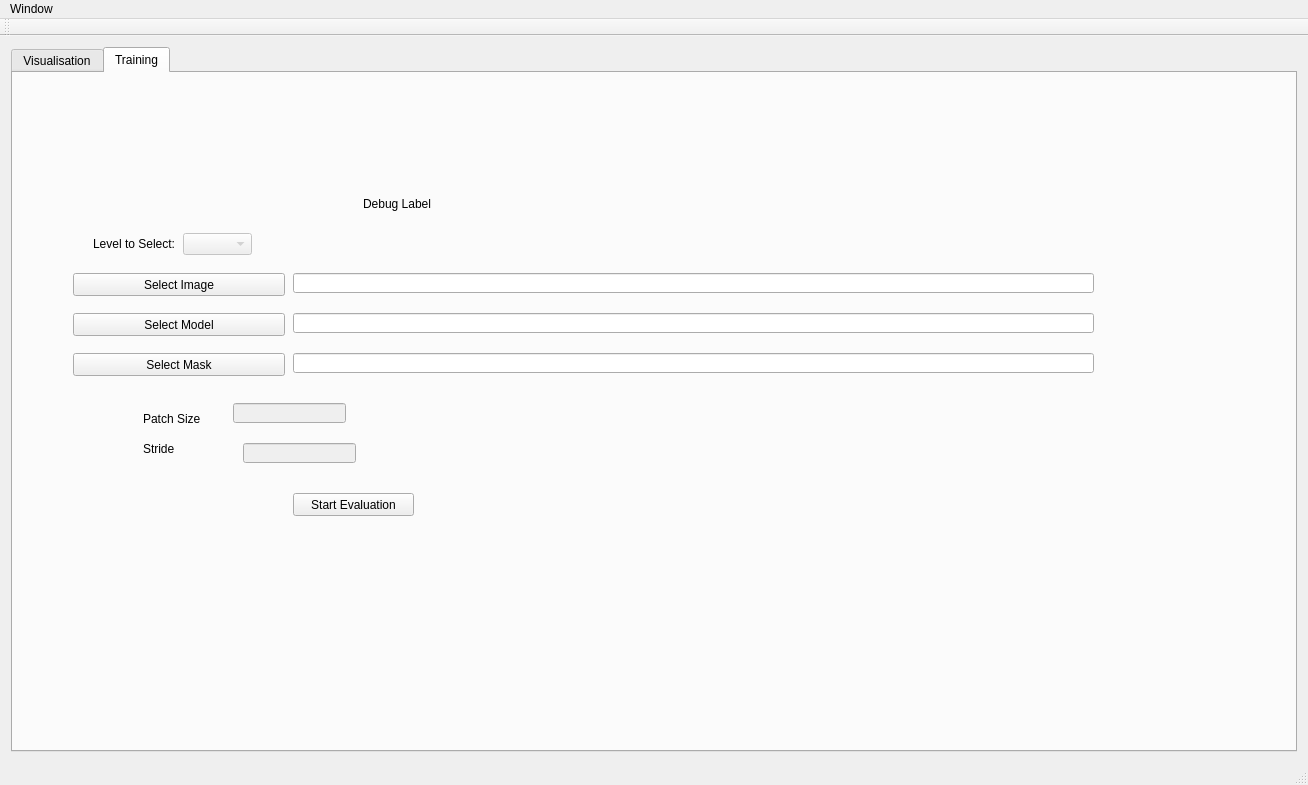
<?xml version="1.0" encoding="UTF-8"?>
<ui version="4.0">
 <class>MainWindow</class>
 <widget class="QMainWindow" name="MainWindow">
  <property name="geometry">
   <rect>
    <x>0</x>
    <y>0</y>
    <width>1306</width>
    <height>772</height>
   </rect>
  </property>
  <property name="sizePolicy">
   <sizepolicy hsizetype="Preferred" vsizetype="Preferred">
    <horstretch>0</horstretch>
    <verstretch>0</verstretch>
   </sizepolicy>
  </property>
  <property name="mouseTracking">
   <bool>true</bool>
  </property>
  <property name="windowTitle">
   <string>MainWindow</string>
  </property>
  <property name="toolTip">
   <string>Inside Main Window</string>
  </property>
  <widget class="QWidget" name="centralWidget">
   <property name="mouseTracking">
    <bool>true</bool>
   </property>
   <layout class="QHBoxLayout" name="horizontalLayout_4">
    <item>
     <widget class="QTabWidget" name="tabs">
      <property name="mouseTracking">
       <bool>true</bool>
      </property>
      <property name="currentIndex">
       <number>1</number>
      </property>
      <property name="movable">
       <bool>false</bool>
      </property>
      <widget class="QWidget" name="vis">
       <property name="minimumSize">
        <size>
         <width>1282</width>
         <height>675</height>
        </size>
       </property>
       <attribute name="title">
        <string>Visualisation</string>
       </attribute>
       <layout class="QHBoxLayout" name="horizontalLayout_5">
        <item>
         <layout class="QVBoxLayout" name="verticalLayout_4">
          <property name="sizeConstraint">
           <enum>QLayout::SetDefaultConstraint</enum>
          </property>
          <property name="leftMargin">
           <number>5</number>
          </property>
          <property name="topMargin">
           <number>5</number>
          </property>
          <property name="rightMargin">
           <number>5</number>
          </property>
          <property name="bottomMargin">
           <number>5</number>
          </property>
          <item>
           <layout class="QVBoxLayout" name="verticalLayout">
            <item>
             <widget class="QPushButton" name="load_image">
              <property name="text">
               <string>Load Image</string>
              </property>
             </widget>
            </item>
            <item>
             <widget class="QPushButton" name="save_image">
              <property name="text">
               <string>PushButton</string>
              </property>
             </widget>
            </item>
            <item>
             <widget class="QLabel" name="info">
              <property name="sizePolicy">
               <sizepolicy hsizetype="Preferred" vsizetype="Preferred">
                <horstretch>0</horstretch>
                <verstretch>0</verstretch>
               </sizepolicy>
              </property>
              <property name="mouseTracking">
               <bool>true</bool>
              </property>
              <property name="text">
               <string>TextLabel</string>
              </property>
             </widget>
            </item>
           </layout>
          </item>
          <item>
           <widget class="QSlider" name="zoomSlider">
            <property name="sizePolicy">
             <sizepolicy hsizetype="Minimum" vsizetype="Fixed">
              <horstretch>0</horstretch>
              <verstretch>0</verstretch>
             </sizepolicy>
            </property>
            <property name="pageStep">
             <number>1</number>
            </property>
            <property name="orientation">
             <enum>Qt::Horizontal</enum>
            </property>
            <property name="tickPosition">
             <enum>QSlider::TicksAbove</enum>
            </property>
            <property name="tickInterval">
             <number>1</number>
            </property>
           </widget>
          </item>
          <item>
           <widget class="QGroupBox" name="overlay_group">
            <property name="sizePolicy">
             <sizepolicy hsizetype="Minimum" vsizetype="Fixed">
              <horstretch>0</horstretch>
              <verstretch>0</verstretch>
             </sizepolicy>
            </property>
            <property name="title">
             <string>GroupBox</string>
            </property>
            <layout class="QGridLayout" name="gridLayout_2">
             <item row="0" column="0">
              <widget class="QCheckBox" name="class_0">
               <property name="text">
                <string>CheckBox</string>
               </property>
              </widget>
             </item>
             <item row="0" column="1">
              <widget class="QCheckBox" name="class_1">
               <property name="text">
                <string>CheckBox</string>
               </property>
              </widget>
             </item>
             <item row="1" column="0">
              <widget class="QCheckBox" name="class_2">
               <property name="text">
                <string>CheckBox</string>
               </property>
              </widget>
             </item>
             <item row="1" column="1">
              <widget class="QCheckBox" name="class_3">
               <property name="text">
                <string>CheckBox</string>
               </property>
              </widget>
             </item>
             <item row="2" column="0">
              <widget class="QCheckBox" name="class_4">
               <property name="text">
                <string>CheckBox</string>
               </property>
              </widget>
             </item>
             <item row="2" column="1">
              <widget class="QCheckBox" name="class_5">
               <property name="text">
                <string>CheckBox</string>
               </property>
              </widget>
             </item>
            </layout>
           </widget>
          </item>
          <item>
           <layout class="QGridLayout" name="gridLayout">
            <property name="leftMargin">
             <number>5</number>
            </property>
            <property name="topMargin">
             <number>5</number>
            </property>
            <property name="rightMargin">
             <number>5</number>
            </property>
            <property name="bottomMargin">
             <number>5</number>
            </property>
            <item row="1" column="1">
             <widget class="QLineEdit" name="current_level">
              <property name="sizePolicy">
               <sizepolicy hsizetype="Minimum" vsizetype="Fixed">
                <horstretch>0</horstretch>
                <verstretch>0</verstretch>
               </sizepolicy>
              </property>
              <property name="readOnly">
               <bool>true</bool>
              </property>
              <property name="placeholderText">
               <string>NA</string>
              </property>
             </widget>
            </item>
            <item row="1" column="0">
             <widget class="QLabel" name="current_level_label">
              <property name="sizePolicy">
               <sizepolicy hsizetype="Minimum" vsizetype="Fixed">
                <horstretch>0</horstretch>
                <verstretch>0</verstretch>
               </sizepolicy>
              </property>
              <property name="text">
               <string>Current Level</string>
              </property>
             </widget>
            </item>
            <item row="0" column="0">
             <widget class="QLineEdit" name="curX">
              <property name="sizePolicy">
               <sizepolicy hsizetype="Minimum" vsizetype="Fixed">
                <horstretch>0</horstretch>
                <verstretch>0</verstretch>
               </sizepolicy>
              </property>
             </widget>
            </item>
            <item row="0" column="1">
             <widget class="QLineEdit" name="curY">
              <property name="sizePolicy">
               <sizepolicy hsizetype="Minimum" vsizetype="Fixed">
                <horstretch>0</horstretch>
                <verstretch>0</verstretch>
               </sizepolicy>
              </property>
             </widget>
            </item>
           </layout>
          </item>
         </layout>
        </item>
        <item>
         <layout class="QVBoxLayout" name="verticalLayout_3">
          <property name="leftMargin">
           <number>5</number>
          </property>
          <property name="topMargin">
           <number>5</number>
          </property>
          <property name="rightMargin">
           <number>5</number>
          </property>
          <property name="bottomMargin">
           <number>5</number>
          </property>
          <item>
           <layout class="QHBoxLayout" name="horizontalLayout_3">
            <property name="leftMargin">
             <number>5</number>
            </property>
            <property name="topMargin">
             <number>5</number>
            </property>
            <property name="rightMargin">
             <number>5</number>
            </property>
            <property name="bottomMargin">
             <number>5</number>
            </property>
            <item>
             <widget class="QComboBox" name="overlay_method">
              <property name="currentIndex">
               <number>0</number>
              </property>
              <item>
               <property name="text">
                <string>Segmentation Mask (by Pixel)</string>
               </property>
              </item>
              <item>
               <property name="text">
                <string>Tumor Region</string>
               </property>
              </item>
              <item>
               <property name="text">
                <string>Heatmap</string>
               </property>
              </item>
              <item>
               <property name="text">
                <string>Nuclei Position</string>
               </property>
              </item>
              <item>
               <property name="text">
                <string>Segmentation Mask (By Patch)</string>
               </property>
              </item>
             </widget>
            </item>
            <item>
             <widget class="QPushButton" name="load_overlay">
              <property name="text">
               <string>Load Overlay</string>
              </property>
             </widget>
            </item>
            <item>
             <widget class="QCheckBox" name="overlay_side_by_side">
              <property name="text">
               <string>Overlay Side-by-Side</string>
              </property>
             </widget>
            </item>
            <item>
             <widget class="QCheckBox" name="check_segmentation">
              <property name="text">
               <string>Segmentation</string>
              </property>
             </widget>
            </item>
            <item>
             <widget class="QCheckBox" name="check_tumor_region">
              <property name="text">
               <string>Tumor Region</string>
              </property>
             </widget>
            </item>
            <item>
             <widget class="QCheckBox" name="check_heatmap">
              <property name="text">
               <string>HeatMap</string>
              </property>
             </widget>
            </item>
            <item>
             <widget class="QCheckBox" name="check_nuclei">
              <property name="text">
               <string>Nuclei Position</string>
              </property>
             </widget>
            </item>
            <item>
             <widget class="QCheckBox" name="check_others">
              <property name="text">
               <string>Others</string>
              </property>
             </widget>
            </item>
           </layout>
          </item>
          <item>
           <layout class="QHBoxLayout" name="horizontalLayout_2">
            <property name="sizeConstraint">
             <enum>QLayout::SetDefaultConstraint</enum>
            </property>
            <property name="leftMargin">
             <number>5</number>
            </property>
            <property name="topMargin">
             <number>5</number>
            </property>
            <property name="rightMargin">
             <number>5</number>
            </property>
            <property name="bottomMargin">
             <number>5</number>
            </property>
            <item>
             <widget class="QLabel" name="orig_image">
              <property name="enabled">
               <bool>true</bool>
              </property>
              <property name="sizePolicy">
               <sizepolicy hsizetype="MinimumExpanding" vsizetype="MinimumExpanding">
                <horstretch>0</horstretch>
                <verstretch>0</verstretch>
               </sizepolicy>
              </property>
              <property name="minimumSize">
               <size>
                <width>0</width>
                <height>0</height>
               </size>
              </property>
              <property name="mouseTracking">
               <bool>true</bool>
              </property>
              <property name="toolTip">
               <string>&quot;Over the Original Image&quot;</string>
              </property>
              <property name="autoFillBackground">
               <bool>false</bool>
              </property>
              <property name="text">
               <string>Original Image</string>
              </property>
              <property name="scaledContents">
               <bool>true</bool>
              </property>
             </widget>
            </item>
            <item>
             <widget class="QLabel" name="overlay_image">
              <property name="enabled">
               <bool>true</bool>
              </property>
              <property name="sizePolicy">
               <sizepolicy hsizetype="MinimumExpanding" vsizetype="MinimumExpanding">
                <horstretch>0</horstretch>
                <verstretch>0</verstretch>
               </sizepolicy>
              </property>
              <property name="minimumSize">
               <size>
                <width>0</width>
                <height>0</height>
               </size>
              </property>
              <property name="mouseTracking">
               <bool>true</bool>
              </property>
              <property name="toolTip">
               <string>&quot;Overlay Image&quot;</string>
              </property>
              <property name="toolTipDuration">
               <number>-1</number>
              </property>
              <property name="text">
               <string>Overlay Image</string>
              </property>
              <property name="scaledContents">
               <bool>true</bool>
              </property>
             </widget>
            </item>
           </layout>
          </item>
         </layout>
        </item>
       </layout>
      </widget>
      <widget class="QWidget" name="training">
       <attribute name="title">
        <string>Training</string>
       </attribute>
       <widget class="QLabel" name="label">
        <property name="geometry">
         <rect>
          <x>350</x>
          <y>100</y>
          <width>431</width>
          <height>61</height>
         </rect>
        </property>
        <property name="text">
         <string>Debug Label</string>
        </property>
       </widget>
       <widget class="QPushButton" name="select_image_train">
        <property name="geometry">
         <rect>
          <x>60</x>
          <y>200</y>
          <width>212</width>
          <height>23</height>
         </rect>
        </property>
        <property name="text">
         <string>Select Image</string>
        </property>
       </widget>
       <widget class="QLineEdit" name="image_path">
        <property name="geometry">
         <rect>
          <x>280</x>
          <y>200</y>
          <width>801</width>
          <height>20</height>
         </rect>
        </property>
       </widget>
       <widget class="QPushButton" name="select_model">
        <property name="geometry">
         <rect>
          <x>60</x>
          <y>240</y>
          <width>212</width>
          <height>23</height>
         </rect>
        </property>
        <property name="text">
         <string>Select Model</string>
        </property>
       </widget>
       <widget class="QLineEdit" name="model_path">
        <property name="geometry">
         <rect>
          <x>280</x>
          <y>240</y>
          <width>801</width>
          <height>20</height>
         </rect>
        </property>
       </widget>
       <widget class="QPushButton" name="start_eval">
        <property name="geometry">
         <rect>
          <x>280</x>
          <y>420</y>
          <width>121</width>
          <height>23</height>
         </rect>
        </property>
        <property name="text">
         <string>Start Evaluation</string>
        </property>
       </widget>
       <widget class="QLabel" name="label_2">
        <property name="geometry">
         <rect>
          <x>80</x>
          <y>160</y>
          <width>141</width>
          <height>21</height>
         </rect>
        </property>
        <property name="text">
         <string>Level to Select: </string>
        </property>
       </widget>
       <widget class="QComboBox" name="select_level">
        <property name="enabled">
         <bool>false</bool>
        </property>
        <property name="geometry">
         <rect>
          <x>170</x>
          <y>160</y>
          <width>69</width>
          <height>22</height>
         </rect>
        </property>
       </widget>
       <widget class="QLabel" name="label_3">
        <property name="geometry">
         <rect>
          <x>130</x>
          <y>330</y>
          <width>71</width>
          <height>31</height>
         </rect>
        </property>
        <property name="text">
         <string>Patch Size</string>
        </property>
       </widget>
       <widget class="QLabel" name="label_4">
        <property name="geometry">
         <rect>
          <x>130</x>
          <y>360</y>
          <width>41</width>
          <height>31</height>
         </rect>
        </property>
        <property name="text">
         <string>Stride</string>
        </property>
       </widget>
       <widget class="QLineEdit" name="select_patch_size">
        <property name="enabled">
         <bool>false</bool>
        </property>
        <property name="geometry">
         <rect>
          <x>220</x>
          <y>330</y>
          <width>113</width>
          <height>20</height>
         </rect>
        </property>
       </widget>
       <widget class="QLineEdit" name="select_stride">
        <property name="enabled">
         <bool>false</bool>
        </property>
        <property name="geometry">
         <rect>
          <x>230</x>
          <y>370</y>
          <width>113</width>
          <height>20</height>
         </rect>
        </property>
       </widget>
       <widget class="QPushButton" name="select_mask">
        <property name="geometry">
         <rect>
          <x>60</x>
          <y>280</y>
          <width>212</width>
          <height>23</height>
         </rect>
        </property>
        <property name="text">
         <string>Select Mask</string>
        </property>
       </widget>
       <widget class="QLineEdit" name="mask_path">
        <property name="geometry">
         <rect>
          <x>280</x>
          <y>280</y>
          <width>801</width>
          <height>20</height>
         </rect>
        </property>
       </widget>
      </widget>
     </widget>
    </item>
   </layout>
  </widget>
  <widget class="QMenuBar" name="menuBar">
   <property name="geometry">
    <rect>
     <x>0</x>
     <y>0</y>
     <width>1306</width>
     <height>21</height>
    </rect>
   </property>
   <widget class="QMenu" name="menuWindow">
    <property name="title">
     <string>Window</string>
    </property>
   </widget>
   <addaction name="menuWindow"/>
  </widget>
  <widget class="QToolBar" name="mainToolBar">
   <attribute name="toolBarArea">
    <enum>TopToolBarArea</enum>
   </attribute>
   <attribute name="toolBarBreak">
    <bool>false</bool>
   </attribute>
  </widget>
  <widget class="QStatusBar" name="statusBar"/>
 </widget>
 <layoutdefault spacing="6" margin="11"/>
 <resources/>
 <connections/>
</ui>
